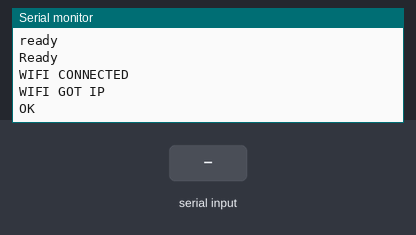
Recording of a program running on a simulated Arduino Mega 2560, built with avr-gcc and run on an emulated ATmega2560. On the bench: the last lines printed to the serial monitor. Inputs (shaded band) come from the test bench. Random numbers use the default seed unless the program sets one; the modem accepts every AT command (registered, SIM ready, sends succeed) and sends nothing else.

Above: at 16.2 s.
16.3 s: "1" received over the second serial link
At 17.3 s:
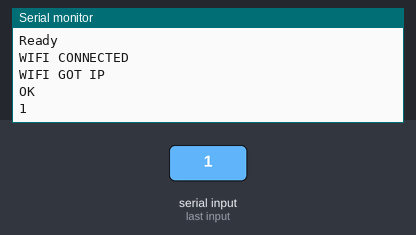
17.8 s: "0" received over the second serial link
At 18.5 s:
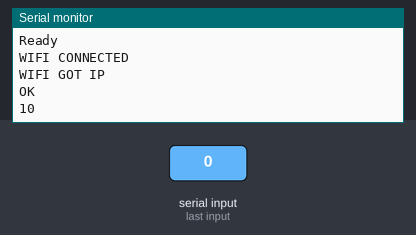

Measured:
- after the input at 16.3 s, the serial monitor: prints a new line at once (image 1)
- after the input at 17.8 s, the serial monitor: prints a new line at once (image 2)

The program:

main.cpp
```cpp
#include <Arduino.h>
#include <SoftwareSerial.h>
SoftwareSerial esp(10, 11); // TX | RX
#define DEBUG true
long randNumber;
int getWaterLevel();

String sendData(String command, const int timeout, boolean debug)
{
    String response = "";

    esp.print(command); // send the read character to the esp8266

    long int time = millis();

    while( (time+timeout) > millis())
    {
      while(esp.available())
      {

        // The esp has data so display its output to the serial window
        char c = esp.read(); // read the next character.
        response+=c;
      }
    }

    if(debug)
    {
      Serial.print(response);
    }

    return response;
}
void setup() {

  Serial.begin(115200);
  esp.begin(115200);
  randomSeed(analogRead(0));

  Serial.write("AT+RST");
  //Serial.println("Enter AT commands: ");
  sendData("AT+RST\r\n", 10000, DEBUG);
  //sendData("AT+CWLAP\r\n", 10000, DEBUG);
  sendData("AT+CWJAP=\"MonaConnect-iTest\",\"\"\r\n", 5000, DEBUG);
  //sendData("AT+CIFSR\r\n", 3000, DEBUG);
}
void loop() {
  //Serial.println(getWaterLevel());
   // getWaterLevel();
 if (Serial.available()) {      // If anything comes in Serial (USB),
 esp.write(Serial.read());   // read it and send it out Serial1 (pins 0 & 1)
 }

 if (esp.available()) {     // If anything comes in Serial1 (pins 0 & 1)
   Serial.write(esp.read());   // read it and send it out Serial (USB)
  }
    // sendData("AT+CIPSTART=\"TCP\",\"10.22.4.44\",5000\r\n", 1000, DEBUG);
    // String post = "POST /data HTTP/1.1\r\nHost: 10.22.4.6595:5000\r\nContent-Type: Application/json\r\n{\"apples\": 1, \"oranges\": 3}\r\n\r\n";
    // sendData("AT+CIPSEND=123\r\n", 1000, DEBUG);
    // sendData(post, 5000, DEBUG);
}
 int getWaterLevel()
 {
   randNumber = random(10, 201);
   return randNumber;
 }
```
